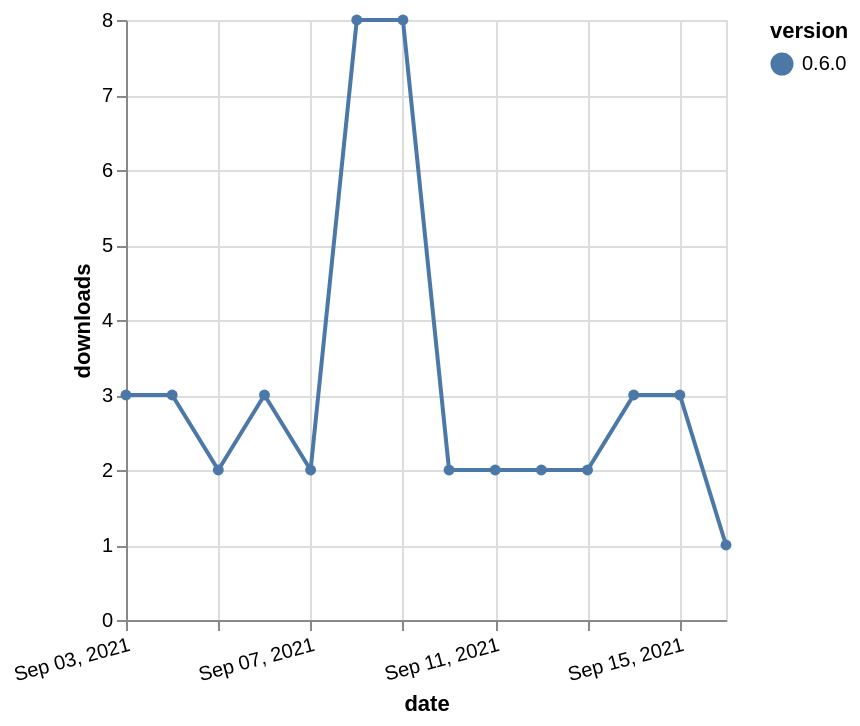

Express this chart as Vega-Lite.
### Vega-Lite specification from a JSON file in a GitHub repository (floating-point values rounded to 4 significant figures)
{"$schema": "https://vega.github.io/schema/vega-lite/v5.json", "description": "A simple bar chart with embedded data.", "data": {"values": [{"date": "2021-09-03", "total": 891, "delta": 3, "version": "0.6.0"}, {"date": "2021-09-04", "total": 894, "delta": 3, "version": "0.6.0"}, {"date": "2021-09-05", "total": 896, "delta": 2, "version": "0.6.0"}, {"date": "2021-09-06", "total": 899, "delta": 3, "version": "0.6.0"}, {"date": "2021-09-07", "total": 901, "delta": 2, "version": "0.6.0"}, {"date": "2021-09-08", "total": 909, "delta": 8, "version": "0.6.0"}, {"date": "2021-09-09", "total": 917, "delta": 8, "version": "0.6.0"}, {"date": "2021-09-10", "total": 919, "delta": 2, "version": "0.6.0"}, {"date": "2021-09-11", "total": 921, "delta": 2, "version": "0.6.0"}, {"date": "2021-09-12", "total": 923, "delta": 2, "version": "0.6.0"}, {"date": "2021-09-13", "total": 925, "delta": 2, "version": "0.6.0"}, {"date": "2021-09-14", "total": 928, "delta": 3, "version": "0.6.0"}, {"date": "2021-09-15", "total": 931, "delta": 3, "version": "0.6.0"}, {"date": "2021-09-16", "total": 932, "delta": 1, "version": "0.6.0"}]}, "width": "container", "mark": {"type": "line", "point": {"filled": true}}, "encoding": {"x": {"field": "date", "type": "temporal", "timeUnit": "yearmonthdate", "title": "date", "axis": {"labelAngle": -15}}, "y": {"field": "delta", "type": "quantitative", "title": "downloads"}, "color": {"field": "version", "type": "nominal"}, "tooltip": {"field": "delta"}}}
